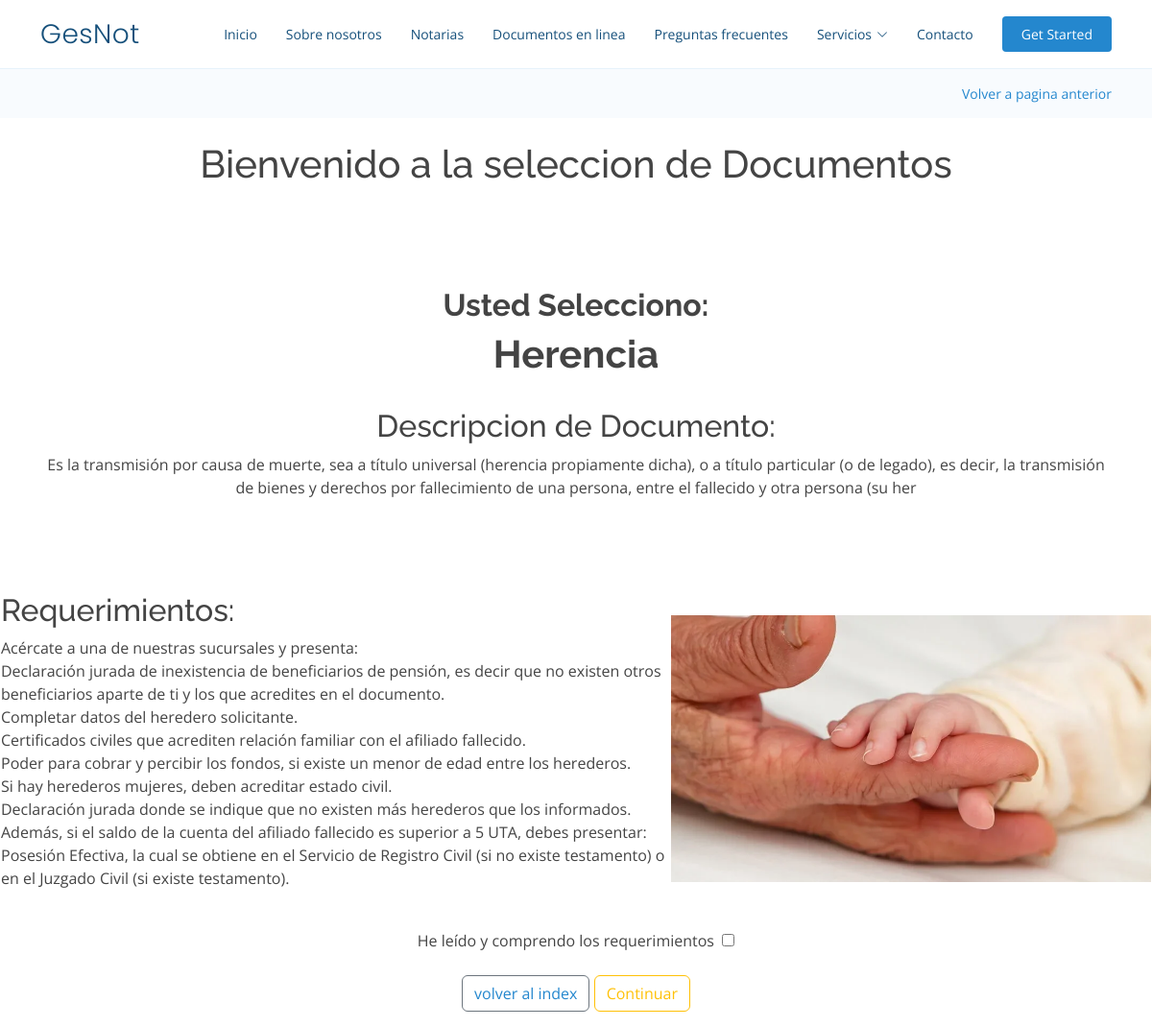
The page /OnePage/mostrar_documento.php?documento_seleccionado=3 on the database its author committed.
### tables this page shows
CREATE TABLE `documentos` (
  `id` int(11) NOT NULL,
  `nombre` varchar(250) NOT NULL,
  `descripcion` varchar(250) NOT NULL,
  `requerimientos` varchar(2000) NOT NULL,
  `ruta` varchar(250) NOT NULL
);

### OnePage/mostrar_documento.php (the view, shortened to what this page needs)
<?php
$pdo = new PDO('mysql:host=localhost;dbname=jugueteria', 'root', '');
$id = $_GET['documento_seleccionado'];
$stmt = $pdo->prepare('SELECT * FROM documentos WHERE id = :id');
$stmt->bindParam(':id', $id, PDO::PARAM_INT);
$stmt->execute();
$documento = $stmt->fetch();
?>
<!DOCTYPE html>
<html lang="en">
<head>
  <link href="assets/vendor/aos/aos.css" rel="stylesheet">
  <link href="assets/vendor/bootstrap/css/bootstrap.min.css" rel="stylesheet">
  <link href="assets/vendor/bootstrap-icons/bootstrap-icons.css" rel="stylesheet">
  <link href="assets/vendor/boxicons/css/boxicons.min.css" rel="stylesheet">
  <link href="assets/vendor/glightbox/css/glightbox.min.css" rel="stylesheet">
  <link href="assets/vendor/remixicon/remixicon.css" rel="stylesheet">
  <link href="assets/vendor/swiper/swiper-bundle.min.css" rel="stylesheet">
  <link href="assets/css/style.css" rel="stylesheet">
</head>
<body>
  <header id="header" class="fixed-top">
    <div class="container d-flex align-items-center justify-content-between">
      <h1 class="logo"><a href="index.html">GesNot</a></h1>
      <nav id="navbar" class="navbar">
        <ul>
          <li><a class="nav-link scrollto " href="index.php">Inicio</a></li>
          <li><a class="nav-link scrollto" href="#about">Sobre nosotros</a></li>
          <li><a class="nav-link scrollto" href="#services">Notarias</a></li>
          <li><a class="nav-link scrollto o" href="#portfolio">Documentos en linea</a></li>
          <li><a class="nav-link scrollto" href="#team">Preguntas frecuentes</a></li>
          <li class="dropdown"><a href="#"><span>Servicios</span> <i class="bi bi-chevron-down"></i></a>
          </li>
          <li><a class="nav-link scrollto" href="#contact">Contacto</a></li>
          <li><a class="getstarted scrollto" href="#about">Get Started</a></li>
        </ul>
      </nav>
    </div>
  </header>
  <main id="main">
    <section class="breadcrumbs">
      <div class="container">
        <div class="d-flex justify-content-between align-items-center">
          <ol>
            <li><a href="portfolio-trabajo.php">Volver a pagina anterior</a></li>
          </ol>
        </div>
      </div>
    </section>
    <br>
   <center>
    <h1>Bienvenido a la seleccion de Documentos</h1>
   </center>
   <center>
   <table>
    <section class="inner-page">
      <div class="container">
        <p>
<?php
          echo ' <strong><center><h2>Usted Selecciono:</h2><h1>' . $documento['nombre'] . '</h1><br></center></strong>';
          echo '<h2>Descripcion de Documento:</h2><p>' . $documento['descripcion'] . '</p>';
          echo '<td><h2>Requerimientos:</h2><p>' . $documento['requerimientos'] . '</p></td>';
?>
     <td><img src="<?php echo $documento['ruta']; ?>" style="width:500px">
</td>
     <?php echo '</table>'; ?>
  </center>
  <br>
<center>
<label>He leído y comprendo los requerimientos &nbsp;</label><input type="checkbox" name="acuerdo" required>
</center>
<br>
<center>
<tr>
    <td><button type="submit" class="btn btn-outline-secondary" name="submit"><a href="index.php"><p1>volver al index</p1></a></button></td>
</tr>
<a href="mostrar_notarias.php?documento_seleccionado=<?php echo $documento_seleccionado; ?>&nombre=<?php echo $nombre; ?>" class="btn btn-outline-warning">Continuar</a>
</center>
  </main>
</body>
</html>

### OnePage/assets/css/style.css (style rules this page uses)
body { font-family: "Open Sans", sans-serif; color: #444444; }
a { color: #2487ce; text-decoration: none; }
h1, h2, h3, h4, h5, h6 { font-family: "Raleway", sans-serif; }
#header { transition: all 0.5s; background: #fff; z-index: 997; padding: 15px 0; border-bottom: 1px solid #e6f2fb; }
#header .logo { font-size: 28px; margin: 0; padding: 0; line-height: 1; font-weight: 300; letter-spacing: 0.5px; font-family: "Poppins", sans-serif; }
#header .logo a { color: #16507b; }
.navbar { padding: 0; }
.navbar ul { margin: 0; padding: 0; display: flex; list-style: none; align-items: center; }
.navbar li { position: relative; }
.navbar a, .navbar a:focus { display: flex; align-items: center; justify-content: space-between; padding: 10px 0 10px 30px; font-size: 14px; color: #16507b; white-space: nowrap; transition: 0.3s; }
.navbar a i, .navbar a:focus i { font-size: 12px; line-height: 0; margin-left: 5px; }
.navbar .getstarted, .navbar .getstarted:focus { background: #2487ce; padding: 8px 20px; margin-left: 30px; border-radius: 4px; color: #fff; }
section { padding: 80px 0; overflow: hidden; }
.breadcrumbs { padding: 15px 0; background: #f8fbfe; min-height: 40px; margin-top: 72px; }
.breadcrumbs ol { display: flex; flex-wrap: wrap; list-style: none; padding: 0; margin: 0; font-size: 14px; }

### rows shown on the page
documentos: descripcion "Es la transmisión por causa de muerte, sea a título universal (herencia propiamente dicha), o a título particular (o de legado), es decir, la transmisión de bienes y derechos por fallecimiento de una persona, entre el fallecido y otra persona (su her", requerimientos "Acércate a una de nuestras sucursales y presenta: Declaración jurada de inexistencia de beneficiarios de pensión, es decir que no existen otros beneficiarios aparte de ti y los que acredites en el documento. Completar datos del heredero solicitante. Certificados civiles que acrediten relación familiar con el afiliado fallecido. Poder para cobrar y percibir los fondos, si existe un menor de edad entre los herederos. Si hay herederos mujeres, deben acreditar estado civil. Declaración jurada donde se indique que no existen más herederos que los informados. Además, si el saldo de la cuenta del afiliado fallecido es superior a 5 UTA, debes presentar: Posesión Efectiva, la cual se obtiene en el…", ruta (picture)
